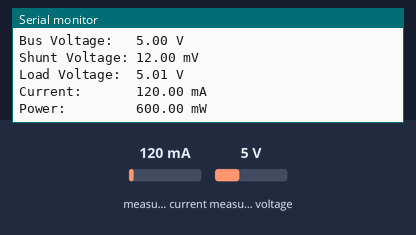
Bench run of a sketch on a simulated ESP32. Parts: the last lines printed to the serial monitor. The test bench sets the inputs (shaded band); at power-on: measured current 120 mA, measured voltage 5 V.

Above: at 2.2 s.
2.3 s: measured current set to 40 mA
At 3.5 s:
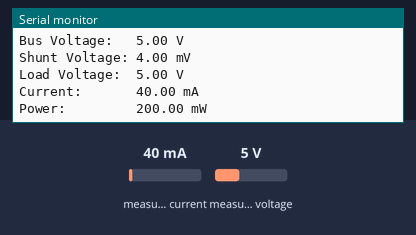
3.8 s: measured voltage set to 0.3 V
At 5.2 s:
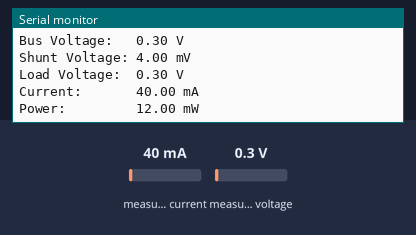
5.3 s: measured current set to 500 mA
At 7.5 s:
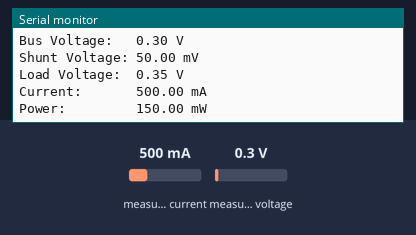
Timing chart, 0 to 9.0 s (numbered marks = the images above; inputs shaded):
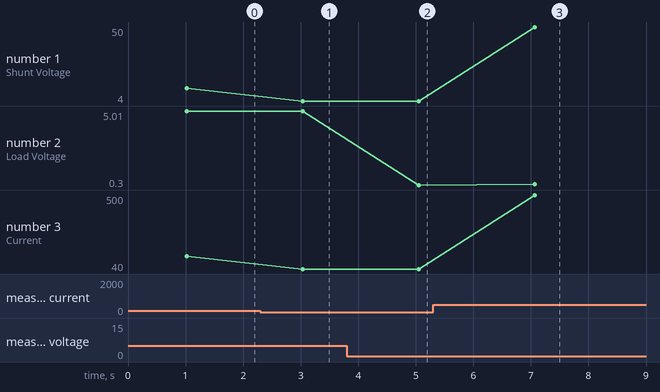

Measured:
- after the input at 2.3 s, the serial monitor: prints a new line after 0.74 s (image 1)
- after the input at 3.8 s, the serial monitor: prints a new line after 1.3 s (image 2)
- after the input at 5.3 s, the serial monitor: prints a new line after 1.8 s (image 3)
- plotted number 1: 12 → 4 after the input at 2.3 s, 4 → 50 after the input at 5.3 s
- plotted number 2: 5 → 0.3 after the input at 3.8 s, 0.3 → 0.35 after the input at 5.3 s
- plotted number 3: 40 → 500 after the input at 5.3 s

The sketch:

test_ina_batt.ino
```cpp
/*
  Test: INA219 (Battery)
  Description: Verify voltage and current readings from the battery sensor at address 0x40.

  Instructions:
  1. Open Serial Monitor at 115200 baud.
  2. The test will read bus voltage, shunt voltage, current, and power.
  3. Ensure the battery is connected correctly to the INA219.
*/

#include <Wire.h>
#include <Adafruit_INA219.h>

Adafruit_INA219 ina219_batt(0x40);

void setup() {
  Serial.begin(115200);
  delay(1000);
  Serial.println("\n--- INA219 Battery Unit Test + I2C Scan ---");

  // Explicitly initialize I2C on pins 21 and 22
  Serial.println("Initialzing I2C on SDA=21, SCL=22...");
  Wire.begin(21, 22);

  // Quick I2C Scan
  Serial.println("Scanning I2C bus...");
  byte error, address;
  int nDevices = 0;
  for(address = 1; address < 127; address++ ) {
    Wire.beginTransmission(address);
    error = Wire.endTransmission();
    if (error == 0) {
      Serial.print("I2C device found at address 0x");
      if (address<16) Serial.print("0");
      Serial.print(address,HEX);
      Serial.println("  !");
      nDevices++;
    }
  }
  if (nDevices == 0) Serial.println("No I2C devices found\n");
  else Serial.println("Scan done\n");

  if (!ina219_batt.begin()) {
    Serial.println("Failed to find INA219 (Battery) chip at 0x40");
    while (1) { delay(10); }
  }
  ina219_batt.setCalibration_32V_2A();
  Serial.println("INA219 (Battery) Found.");
}

void loop() {
  float busvoltage = 0;
  float shuntvoltage = 0;
  float loadvoltage = 0;
  float current_mA = 0;
  float power_mW = 0;

  busvoltage = ina219_batt.getBusVoltage_V();
  shuntvoltage = ina219_batt.getShuntVoltage_mV();
  current_mA = ina219_batt.getCurrent_mA();
  power_mW = ina219_batt.getPower_mW();
  loadvoltage = busvoltage + (shuntvoltage / 1000);

  Serial.print("Bus Voltage:   "); Serial.print(busvoltage); Serial.println(" V");
  Serial.print("Shunt Voltage: "); Serial.print(shuntvoltage); Serial.println(" mV");
  Serial.print("Load Voltage:  "); Serial.print(loadvoltage); Serial.println(" V");
  Serial.print("Current:       "); Serial.print(current_mA); Serial.println(" mA");
  Serial.print("Power:         "); Serial.print(power_mW); Serial.println(" mW");
  Serial.println("");

  delay(2000);
}
```
